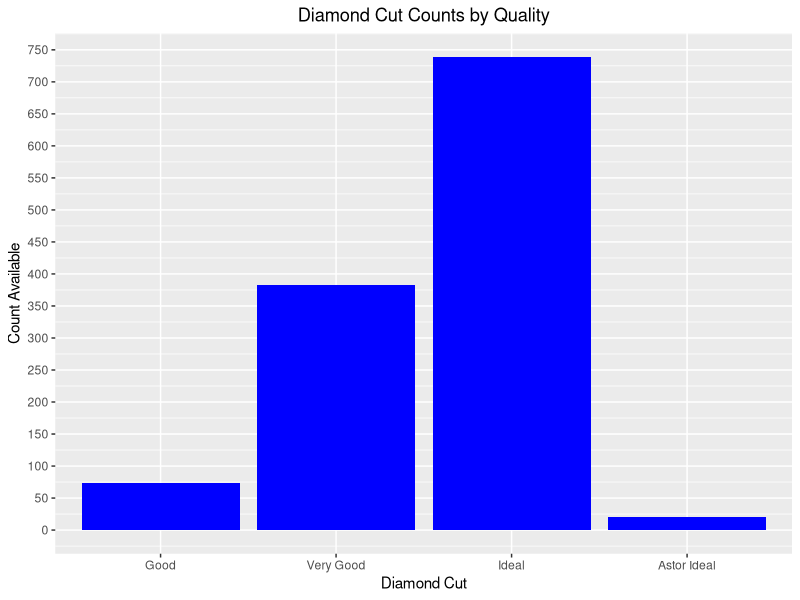
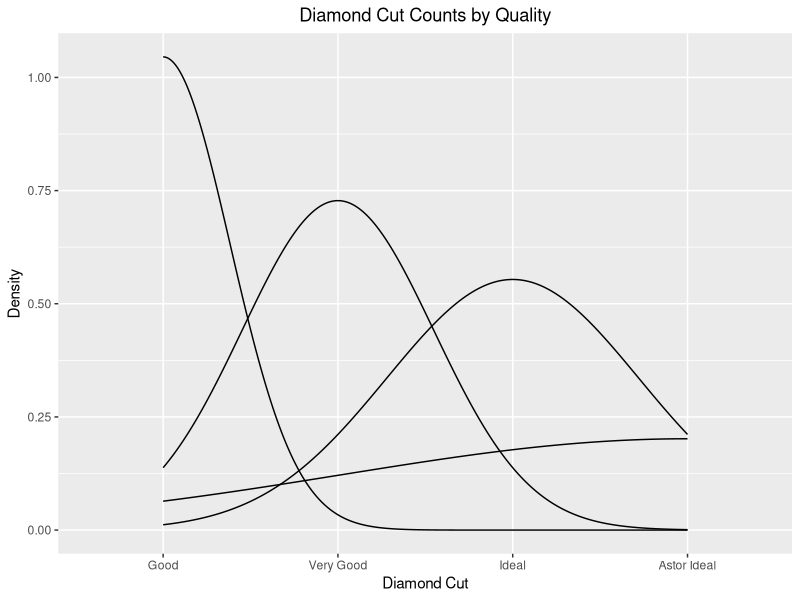
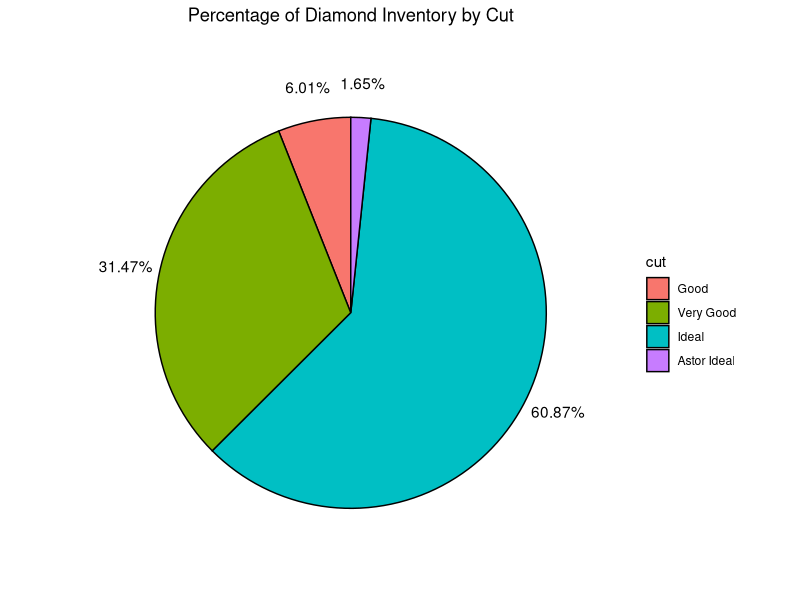
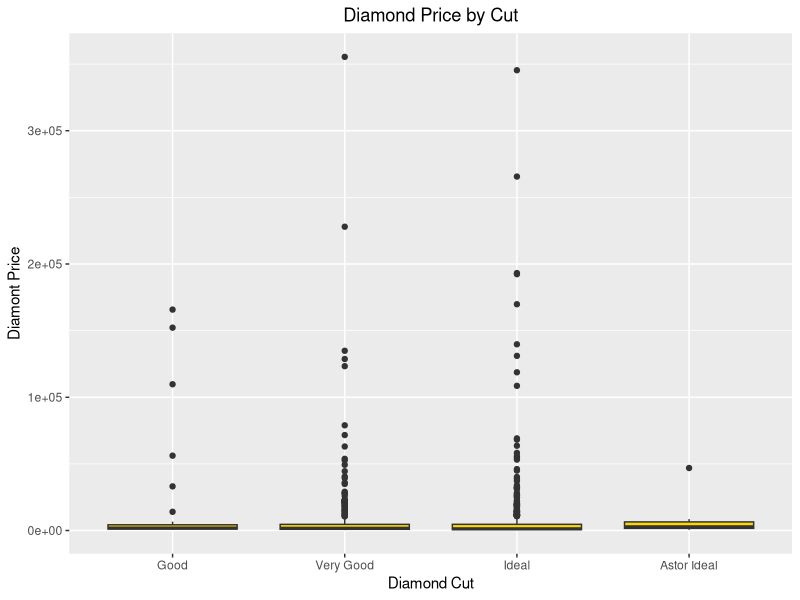
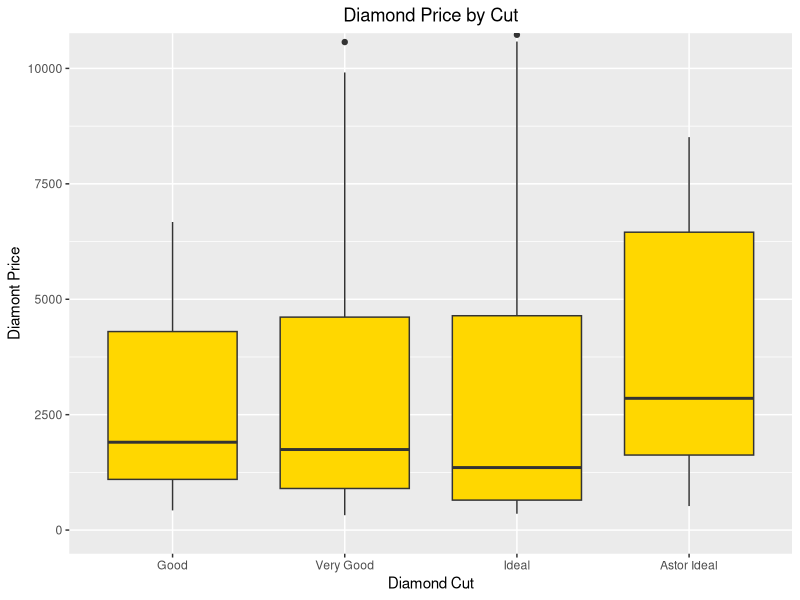
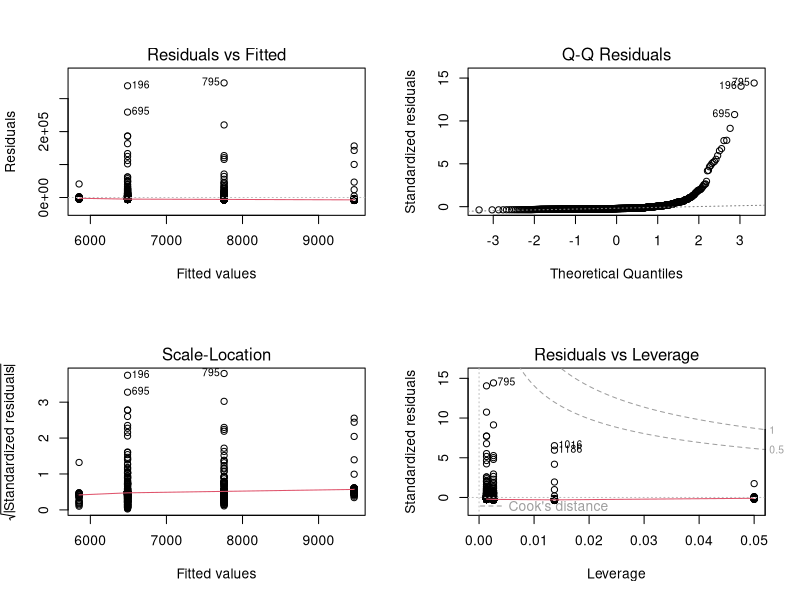
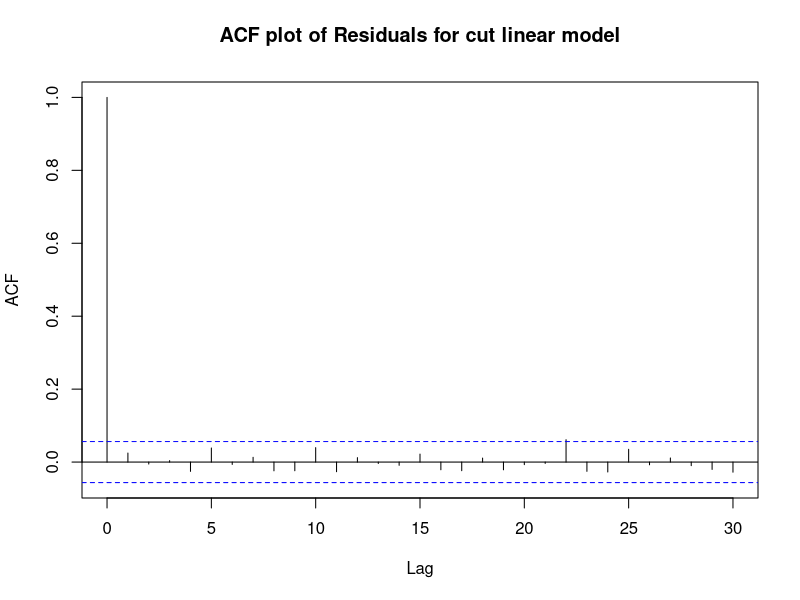

Recreate these plots in R, in order. (Note: this script raises an error after producing the figures.)
rm(list = ls())

# Bring in Tidyverse package
library(tidyverse)
# Read in data
Diamonds<-read.csv("diamonds4.csv", header=TRUE)

# Diamond cuts refer to the proportion, dimensions, and faceting of a diamond. 
# The cuts of a diamond are descriptive of the quality of the gem's faceting,
# proportion, and polish, as well as how symmetrical the piece is.  Higher grade cuts 
# are more symmetrical and have better light performance.  Diamonds in the "good" 
# category are considered to be in the top 25% of diamond cut quality, while 
# "very good" is in the top 15%, and "ideal" is in the top 3%.  
# Astor by Blue Nile is touted to "reflect the most light possible" and are 
# grade/certified by a number of third parties.

#Blue Nile. (n.d.). Diamond cut: Grading scale and buying tips. 
#https://www.bluenile.com/education/diamonds/cut?srsltid=AfmBOop9PWytZgjMIGYvLwuojS7LFcIV_5Pwh_pNHS44fwFoimTfBnbC 

# Order cut levels appropriately.
Diamonds_Ord<-Diamonds%>%
  mutate(cut=cut%>%
           fct_relevel(c("Good","Very Good","Ideal","Astor Ideal")))

# Create a frequency table to determine number of available diamonds per cut.
cut_freq_table<-table(Diamonds_Ord$cut)

# Plot available diamonds per cut.
ggplot(Diamonds_Ord, aes(x=cut))+
  geom_bar(fill="blue")+
  theme(plot.title = element_text(hjust=0.5))+
  scale_y_continuous(breaks=seq(0,800,50))+
  labs(x="Diamond Cut", y="Count Available",
       title="Diamond Cut Counts by Quality")

# Tried density plot. Looks strange.
ggplot(Diamonds_Ord, aes(x=cut))+
  geom_density()+
  theme(plot.title = element_text(hjust=0.5))+
  labs(x="Diamond Cut", y="Density",
       title="Diamond Cut Counts by Quality")

# Create percentages for the diamond stock based on availability per cut type.
# Make it a dataframe.
cut_freq_perc<-data.frame(round((cut_freq_table/sum(cut_freq_table))*100,2))
# Rename defaults in table.
cut_freq_perc<-cut_freq_perc%>%
  rename(cut=Var1, percent=Freq)

# Create pie chart as a different method of representation.
ggplot(cut_freq_perc, aes(x="", y=percent, fill=cut))+ 
  geom_bar(color="black",stat="identity", width=1)+ 
  geom_text(aes(x=1.675,label=paste0(percent,"%")), position=position_stack(vjust=0.5))+
  coord_polar(theta="y", start=0)+ 
  labs(title="Percentage of Diamond Inventory by Cut")+ 
  theme_void()+
  theme(plot.title = element_text(hjust=0.5))

# The original zoomed out plot for response=price and predictor=cut.
ggplot(Diamonds_Ord, aes(x=cut, y=price))+
  geom_boxplot(fill="gold")+
  theme(plot.title = element_text(hjust=0.5))+
  labs(x="Diamond Cut", y="Diamont Price",
       title="Diamond Price by Cut")

# The modified zoomed in plot to show the boxes with less outliers.
# Needed to use coord_cartesian because ylim excludes data and skews the charts.
ggplot(Diamonds_Ord, aes(x=cut, y=price))+
  geom_boxplot(fill="gold")+
  coord_cartesian(ylim=c(0,10250))+
  theme(plot.title = element_text(hjust=0.5))+
  labs(x="Diamond Cut", y="Diamont Price",
       title="Diamond Price by Cut")

# Calculating quantiles
cut_quant<-Diamonds_Ord%>%
  group_by(cut)%>%
  summarize(q0=quantile(price,probs=0),
            q25=quantile(price,probs=0.25),
            q50=quantile(price,probs=0.5),
            q75=quantile(price,probs=0.75),
            q100=quantile(price,probs=1),
            mean=mean(price))

# Call the data frame to view it.
cut_quant

# Try linear regression
# Use unordered dataset.

cut_lm<-lm(price~cut,data=Diamonds)
# Find original equation
summary(cut_lm)

# y-hat=5851.6 + 3615.7*Good* + 637.4*Ideal* + 1906.1*VeryGood*
# or
# y-hat=5851.6 + 3615.7*Good* + 1906.1*VeryGood* + 637.4*Ideal*

# Check residuals
par(mfrow=c(2,2))
plot(cut_lm)

par(mfrow=c(1,1))
acf(cut_lm$residuals, main="ACF plot of Residuals for cut linear model")

# Vertical variance is off.  Assumption 2 not very well met.

#Check boxcox
par(mfrow=c(1,1))

MASS::boxcox(cut_lm)

# Suggests 1/sqrt(y) (0.5), but also try log, since it is close.

ystar<-log(Diamonds$price)
Diamonds<-data.frame(Diamonds,ystar)
ystar_lm<-lm(ystar~cut,data=Diamonds)

ystar2<-1/sqrt(Diamonds$price)
Diamonds<-data.frame(Diamonds,ystar2)
ystar2_lm<-lm(ystar2~cut,data=Diamonds)

# Analyze

par(mfrow=c(2,2))
plot(ystar_lm)

# 1/sqrt(y) is better.
summary(ystar2_lm)

# Where y*=1/sqrt(y)
# y-hat*= 0.020890 + 0.001935*Good* + 0.006574*Ideal* + 0.003880*Verygood*

# The cut is highly skewed regarding available quantity of each type.  There are
# vastly more ideal cuts (739) and very good cuts (382) compared to the good
# cuts (73) and the Astor ideal cuts (20).  When viewing the original side-by-side
# boxplots, it is obvious that cut has a great deal of price variation and many outliers.
# This could suggest the other variables at play (carat, color, and clarity) causing deviations.
# The most outliers are witnessed in the very good and ideal ranges, however, they are
# the cuts with the largest quantity.  When viewing the plots in the boxes, which
# represents 50% of the data, the values are surprisingly close between good, very
# good, and ideal.  Astor ideal has a pretty wide range and trends more expensive
# in the 50% range, but the sample size is very low at only 20 diamonds, and it shares
# more than half of its range with very good and ideal cuts.  When fitting a linear regression,
# a 1/sqrt(y) was conducted to account for the vertical variance inconsistencies.
# Based on the summary, the only even slightly significant cut on its own is ideal compared to
# the reference of astor ideal.  The R2 of 0.01648 shows that this is an extremely poor fit for a model.
# Based on that value, and the rest of the analysis, very little of the price might be
# explained by the cut.